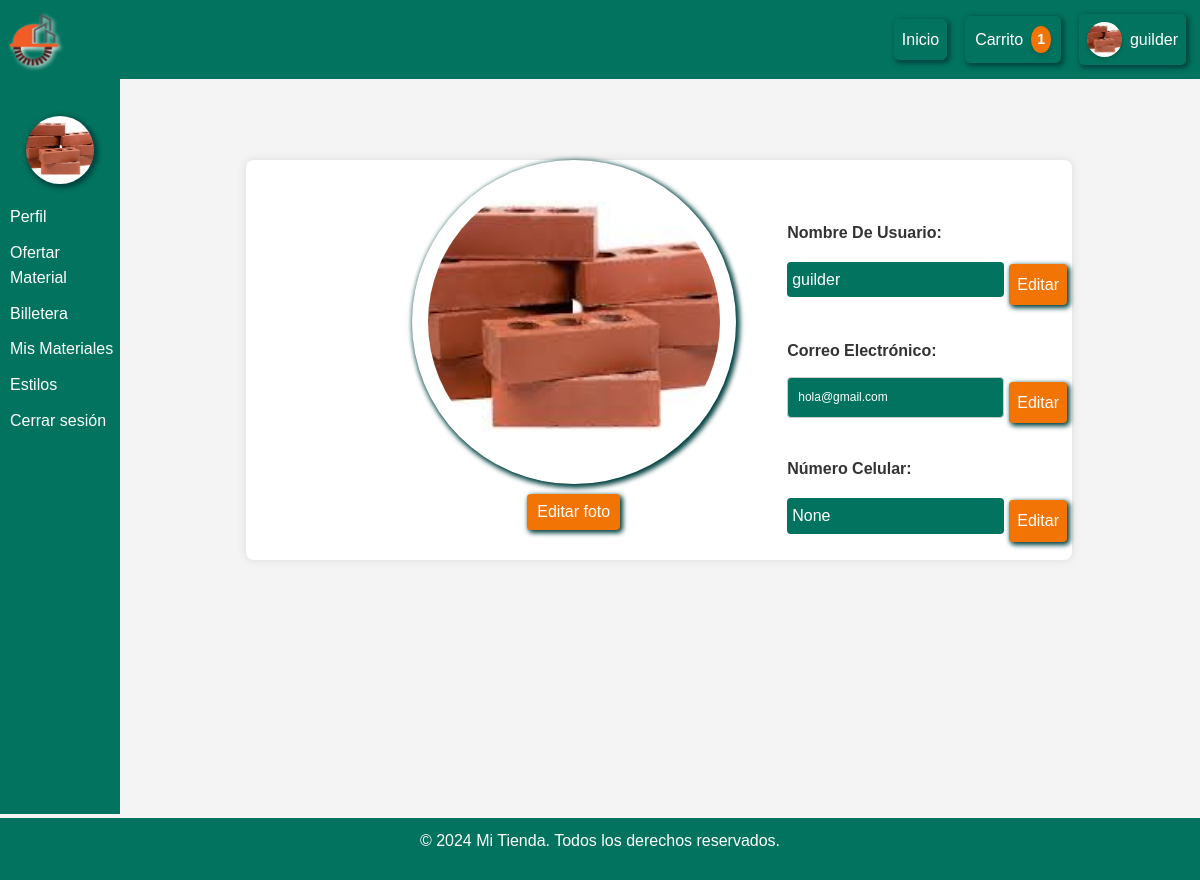
The app's page /perfil/ (signed in) with its own data.
### sitioWeb/models.py (models this page shows, shortened)
class Usuario(models.Model):
    idUsuario = models.AutoField(primary_key=True,null= False ,blank=False)  # Identificador único del usuario
    nombre = models.CharField(max_length=100,null= False ,blank=False)  # Nombre del usuario
    contraseña = models.CharField(max_length=100,null= False ,blank=False,default='00000000')  # Contraseña del usuario
    correo = models.EmailField(unique=True,null= False ,blank=False,)  # Correo único
    celular = models.CharField(max_length=15, null=True, blank=True)  # Campo nuevo para celular
    foto = models.ImageField(upload_to='fotos/', blank=True, null=True)  # Foto de perfil
    fecha_creacion = models.DateTimeField(auto_now_add=True)  # Fecha y hora de creación
    estadoUsuario = models.BooleanField(default=True)  # Estado del usuario (habilitado o no)
    billetera = models.DecimalField(max_digits=10, decimal_places=2, default=0)  # Saldo de la billetera, por defecto 0
    class Meta:
        db_table = "Usuarios"
        verbose_name = "Usuario"
        verbose_name_plural = "Usuarios"

### sitioWeb/views.py (the view, shortened to what this page needs)
# urls.py: path('perfil/', perfil_view, name='perfil'),
def perfil_view(request):
    user_id = request.session.get('user_id')
    if not user_id:
        return redirect('login')  # Redirigir al login si no está autenticado
    user = Usuario.objects.get(idUsuario=user_id)
    carritos = CarritoProducto.objects.filter(usuario=user,producto__estado_producto=True)
    cantidad_carrito = carritos.count()
    config_logo = ConfiguracionLogo.objects.first()
    colores_personalizados = PersonalizarColores.objects.filter(usuario_id=user_id).first()
    return render(request, 'perfil.html', {"user_id":user_id,'user': user,'is_profile_page': True,'carritos': carritos,'cantidad_carrito': cantidad_carrito,'config_logo': config_logo, "masTemas":colores_personalizados})

### sitioWeb/templates/perfil.html (shortened to what this page needs)
{% extends 'base.html' %}
{% load static %}
{% block contenidos %}
    {% include 'cuenta.html' %}
    {% include 'barraPerfil.html' %}
{% endblock %}

### sitioWeb/templates/barraNavegacion.html (shortened to what this page needs)
{% load static %}
<nav class="navbar">
    <div class="logo">
        <a href="{% url 'base' %}">
            {% if config_logo and config_logo.logo %}
                <img src="{{ config_logo.logo.url }}" alt="Logo" class="logo-img">
            {% else %}
                <img src="{% static 'LogoIS_Oficial.png' %}" alt="Logo" class="logo-img">
            {% endif %}
        </a>
    </div>
    <div class="nav-links" id="navLinks">
        <a href="{% url 'base' %}" class="nav-link">Inicio</a>
         <div class="dropdown">
            <button class="dropbtn">Carrito <span id="carrito-contador">{{ cantidad_carrito }}</span></button>
        </div>
                {% if request.session.user_id %}
                <a href="{% url 'perfil' %}" class="nav-link">
                    {% if user.foto %}
                        <img src="{{ user.foto.url }}" alt="Foto de perfil" class="profile-img">
                    {% else %}
                        <img src="{% static 'default-profile.png' %}" alt="Foto de perfil" class="profile-img">
                    {% endif %}
                    {{ user.nombre }}
                </a>
                {% else %}
                    <a href="#" class="nav-link" id="loginBtn">
                        <img src="{% static 'default-profile.png' %}" alt="Perfil" class="profile-img">
                        Iniciar Sesión
                    </a>
                {% endif %}
    </div>
</nav>

### sitioWeb/templates/cuenta.html (shortened to what this page needs)
<div class="profile-config" >
    <form method="POST" enctype="multipart/form-data">
        <div class="profile-photo">
            <img id="preview" src="{% if user.foto %}{{ user.foto.url }}{% else %}https://via.placeholder.com/150{% endif %}" alt="Foto de perfil">
            <div id="botones-contenedor">
                <button class = editaFoto type="button" id="editar-imagen">Editar foto</button>
            </div>
        </div>
        <div class="datos-principal">
            <label for="name">Nombre De Usuario:</label>
            <div style="display: flex; align-items: center;">
                <input type="text" id="name" name="nombre" value="{{ user.nombre }}" readonly>
                <button class = agregar-editaPerfil type="button" id="editar-nombre">Editar</button>
            </div>
            <label for="email">Correo Electrónico:</label>
            <div style="display: flex; align-items: center;">
                <input type="text" id="email" name="correo" value="{{ user.correo }}" readonly>
                <button class = agregar-editaPerfil type="button" id="editar-correo">Editar</button>
            </div>
            <label for="celular">Número Celular:</label>
            <div style="display: flex; align-items: center;">
                <input type="text" id="celular" name="celular" value="{{ user.celular }}" readonly>
                <button class = agregar-editaPerfil type="button" id="editar-celular">Editar</button>
            </div>
        </div>
    </form>
</div>

### sitioWeb/templates/barraPerfil.html (shortened to what this page needs)
{% load static %}
<link rel="stylesheet" href="{% static 'personalizar.css' %}">
<div class="menu-perfil">
    <img id="previewed" src="{% if user.foto %}{{ user.foto.url }}{% else %}https://via.placeholder.com/150{% endif %}" alt="Foto de Perfil">
    <ul class="lista-perfil">
        <li><a href="{% url 'perfil' %}">Perfil</a></li>
        <li><a href="{% url 'ofertar' %}" class="ofertarMa"> Ofertar Material</a></li>
        <li><a href="{% url 'billetera' %}">Billetera</a></li>
        <li><a href="{% url 'mis_materiales' %}">Mis Materiales</a></li>
        <li><a href="#" id="openVentanaEstilos">Estilos</a></li>
        <li><a href="{% url 'logout' %}" id= "cerrarSesionPerfil" class="logoutS">Cerrar sesión</a></li>
    </ul>
</div>

### sitioWeb/static/styles.css (style rules this page uses)
:root { --primary-color: #02735E; --secondary-color: #014040; --tertiary-color:#F27405; --text-color: #333; --background-color: #f4f4f4; --white: #ffffff; --cancelarColor:#6c757d; --cancelarHover:#495057; --cancelarActive:#5a6268; --eliminarColor:#dc3545; --eliminarHover:#b51e2a; --eliminarActive:#c82333; }
* { margin: 0; padding: 0; box-sizing: border-box; }
body { margin: 0; padding: 0; font-family: Arial, sans-serif; line-height: 1.6; color: var(--text-color); background-color: var(--background-color); padding-bottom: 3em; position: relative; min-height: 100vh; overflow-x: hidden; }

### sitioWeb/static/perfil.css (style rules this page uses)
.menu-perfil { width: 12%; background-color: var(--primary-color); padding-top: 10px; height: calc(100vh - 60px); position: fixed; top: 74px; left: 0; z-index: 1; color: #fff; }
.menu-perfil img { width: 4.25rem; height: 4.25rem; border-radius: 50%; display: block; margin: 0 auto 20px auto; object-fit: cover; box-shadow:2px 2px 5px 2px var(--secondary-color); margin-top: 2rem; }
.lista-perfil { list-style-type: none; padding: 0px; }
.lista-perfil li { margin-bottom: 10px; width: 100%; box-sizing: border-box; }
.lista-perfil li a { color: #fff; text-decoration: none; display: block; padding-left: 10px; width: 100%; box-sizing: border-box; }
.profile-config { display:flex; flex-direction:row; justify-content: space-between; gap: 5rem; background-color: var(--white); border-radius: 8px; box-shadow: 0 0 10px rgba(0, 0, 0, 0.1); margin-left: 5rem; margin-top: 3rem; position: relative; z-index: 1; box-sizing: border-box; }
.profile-photo { display:flex; flex-direction:column; align-items:center; text-align: center; margin-bottom: 20px; width: 100%; max-width: 25rem; }
.profile-config form { display: flex; flex-direction: row; justify-content:space-between; width: 100%; padding: 0 0 0 6rem ; margin: 0; }
.datos-principal { display: block; box-sizing: border-box; margin-top: 2rem; text-align: left; border-right: 5rem; }
.datos-principal label { display: block; padding: 0.5rem 0; }
.datos-principal input { display: block; box-sizing: border-box; }
.profile-photo img { width: 20.25rem; height: 20.25rem; border-radius: 50%; display: block; object-fit: cover; padding: 1rem; box-shadow:2px 2px 5px 2px var(--secondary-color); }
#botones-contenedor { display: flex; justify-content: flex-end; gap: 3rem; }
#editar-imagen { display: block; background-color:var(--tertiary-color); color: var(--white); border: none; padding: 5px 10px; border-radius: 4px; cursor: pointer; margin-top: 10px; }
.editaFoto { display: inline-block; background-color: var(--primary-color); color: var(--white); padding: 0.5rem 1rem; border: none; border-radius: 4px; cursor: pointer; transition: background-color 0.3s ease, color 0.3s ease, font-size 0.3s ease; font-size: 16px; text-align: center; box-shadow: 2px 2px 5px 1px var(--secondary-color); }
label { display: flex; flex-direction: column; margin-top: 20px; }
.profile-config form input { background: var(--primary-color); padding: 5px; margin-bottom: 10px; border: none; color: var(--white); height: auto; }
#email { padding: 10px; border: 1px solid #ccc; font-size: 12px; transition: font-size 0.3s ease; }
.logoutS { text-decoration: none; background-color: var(--primary-color); color: var(--white); }
.agregar-editaPerfil { display: inline-block; background-color: var(--tertiary-color); color: var(--white); padding: 8px 8px 8px 8px; border: none; border-radius: 4px; cursor: pointer; transition: background-color 0.3s ease, color 0.3s ease, font-size 0.3s ease; font-size: 16px; text-align: center; box-shadow: 2px 2px 5px 1px var(--secondary-color); margin : 5px; height:auto; position: relative; top:0% }
@media (min-width: 1024px) { .menu-perfil { position: fixed; width: 10%; height: calc(100vh - 60px); left:0; } }
@media (min-width: 1024px) { .profile-config { margin-left: 16%; margin-right: 4rem; width: 75%; padding-left: 4rem; } }
@media (min-width: 1024px) { .profile-config form { width: 100%; padding: 0 0 0 4rem ; margin: 0; } }

### sitioWeb/static/ofertar.css (style rules this page uses)
label { display: block; margin-bottom: 5px; font-weight: bold; }
input[type="text"], input[type="number"], select, textarea { width: 100%; padding: 10px; border: 1px solid #ddd; border-radius: 4px; font-size: 16px; }

### sitioWeb/static/productos_usuario.css (style rules this page uses)
label { display: block; margin-bottom: 5px; font-weight: bold; }
input[type="text"], input[type="number"], select, textarea { width: 100%; padding: 10px; border: 1px solid #ddd; border-radius: 4px; font-size: 16px; }

### records on screen
Usuario: foto (picture), nombre "guilder", correo "hola@gmail.com", celular "None"

### other values on screen
{{ cantidad_carrito }} "1"
